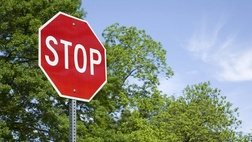
#> input picture images/image.jpg, 252 x 142 px, shrunk from 979 x 551 before the run
$ python stop_sign_detection.py
#> lines starting #> are read from the running program, lines starting #| are printed output that depends on the picture
import cv2
from matplotlib import pyplot as plt

# Function to convert BGR images to RGB
def convert_bgr_to_rgb(images):
    return [cv2.cvtColor(image, cv2.COLOR_BGR2RGB) for image in images]

# Load images from 'images' folder
image_files = ["images/image.jpg", "images/image2.jpg", "images/image3.jpg"]
images = [cv2.imread(file) for file in image_files]
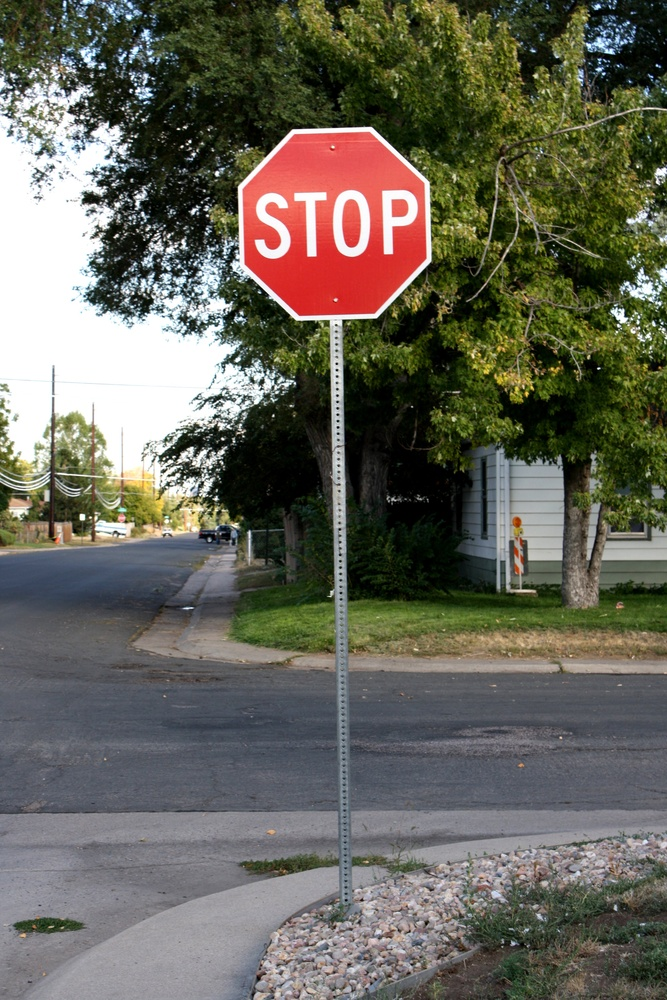
#> input picture images/image2.jpg, 667 x 1000 px, shrunk from 2592 x 3888 before the run
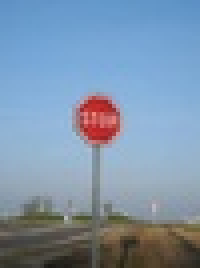
#> input picture images/image3.jpg, 50 x 67 px, shrunk from 194 x 259 before the run (shown 4 times larger)
#> images = 3 items

# Convert images to RGB for displaying with matplotlib
images_rgb = convert_bgr_to_rgb(images)
#> images_rgb = 3 items

# Initialize the Cascade Classifier for stop sign detection
stop_data = cv2.CascadeClassifier('stop_data.xml')

# Function to detect and mark stop signs in images
def detect_stop_signs(images_rgb):
    for img_rgb in images_rgb:
        found = stop_data.detectMultiScale(cv2.cvtColor(img_rgb, cv2.COLOR_RGB2GRAY), minSize=(20, 20))
        for (x, y, width, height) in found:
            cv2.rectangle(img_rgb, (x, y), (x + width, y + height), (0, 255, 0), 5)
#> this loop made 3 passes
#> found on passes 1 to 2: [[35, 16, 82, 82]], [[237, 113, 218, 218]]

# Detect and mark stop signs in the images
detect_stop_signs(images_rgb)

# Display the images side by side
fig, axes = plt.subplots(1, 3, figsize=(15, 5))
titles = ['Image 1', 'Image 2', 'Image 3']
for ax, img, title in zip(axes, images_rgb, titles):
    ax.imshow(img)
    ax.set_title(title)
#> this loop made 3 passes
#> title on passes 1 to 3: 'Image 1', 'Image 2', 'Image 3'
plt.show()
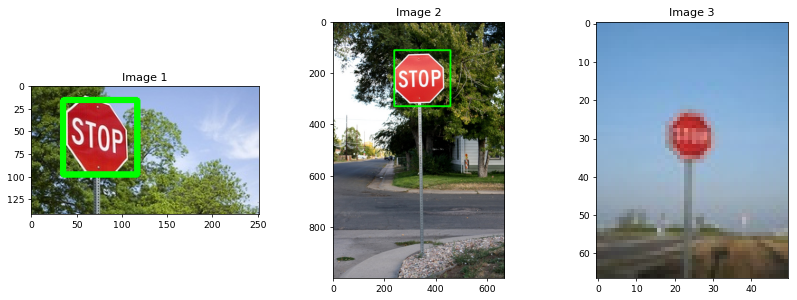
#> figure drawn by matplotlib, 3 panels
